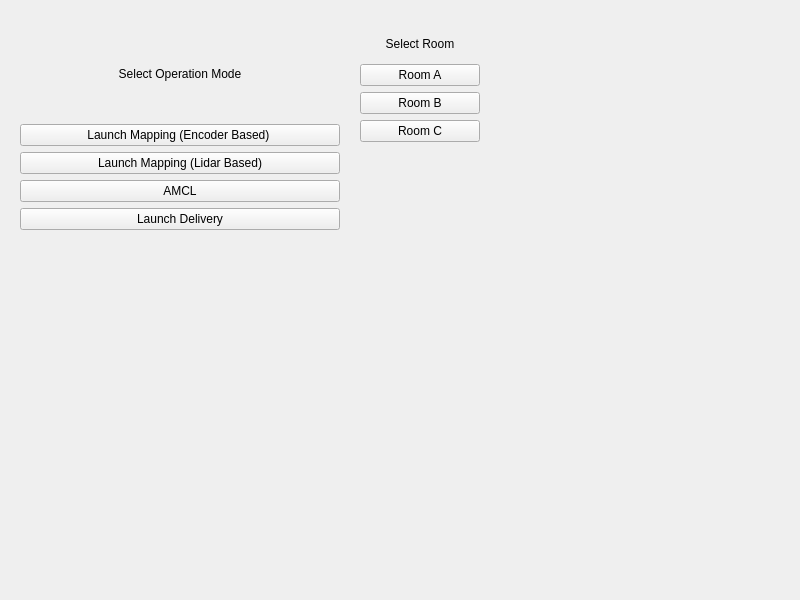
<?xml version="1.0" encoding="UTF-8"?>
<ui version="4.0">
 <class>Widget</class>
 <widget class="QWidget" name="Widget">
  <property name="geometry">
   <rect>
    <x>0</x>
    <y>0</y>
    <width>800</width>
    <height>600</height>
   </rect>
  </property>
  <property name="windowTitle">
   <string>Widget</string>
  </property>
  <widget class="QWidget" name="verticalWidget" native="true">
   <property name="geometry">
    <rect>
     <x>360</x>
     <y>30</y>
     <width>120</width>
     <height>112</height>
    </rect>
   </property>
   <layout class="QVBoxLayout" name="verticalLayout">
    <item>
     <widget class="QLabel" name="label">
      <property name="text">
       <string>Select Room</string>
      </property>
      <property name="alignment">
       <set>Qt::AlignCenter</set>
      </property>
     </widget>
    </item>
    <item>
     <widget class="QPushButton" name="RmA">
      <property name="text">
       <string>Room A</string>
      </property>
     </widget>
    </item>
    <item>
     <widget class="QPushButton" name="RmB">
      <property name="text">
       <string>Room B</string>
      </property>
     </widget>
    </item>
    <item>
     <widget class="QPushButton" name="RmC">
      <property name="text">
       <string>Room C</string>
      </property>
     </widget>
    </item>
   </layout>
  </widget>
  <widget class="QWidget" name="verticalWidget_2" native="true">
   <property name="geometry">
    <rect>
     <x>20</x>
     <y>30</y>
     <width>320</width>
     <height>200</height>
    </rect>
   </property>
   <layout class="QVBoxLayout" name="verticalLayout_2">
    <item>
     <widget class="QLabel" name="label_2">
      <property name="text">
       <string>Select Operation Mode</string>
      </property>
      <property name="alignment">
       <set>Qt::AlignCenter</set>
      </property>
     </widget>
    </item>
    <item>
     <widget class="QPushButton" name="mapping">
      <property name="text">
       <string>Launch Mapping (Encoder Based) </string>
      </property>
     </widget>
    </item>
    <item>
     <widget class="QPushButton" name="mapping_lidar">
      <property name="text">
       <string>Launch Mapping (Lidar Based)</string>
      </property>
     </widget>
    </item>
    <item>
     <widget class="QPushButton" name="AMCL">
      <property name="text">
       <string>AMCL</string>
      </property>
     </widget>
    </item>
    <item>
     <widget class="QPushButton" name="deliv">
      <property name="text">
       <string>Launch Delivery</string>
      </property>
     </widget>
    </item>
   </layout>
  </widget>
 </widget>
 <resources/>
 <connections/>
</ui>
